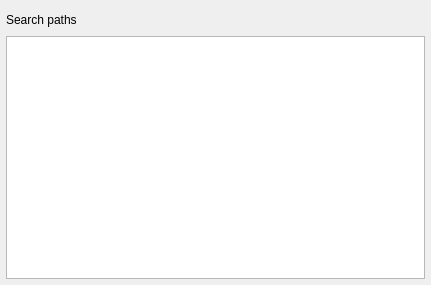
<?xml version="1.0" encoding="UTF-8"?>
<ui version="4.0">
 <class>CSearchPathsSettingsPage</class>
 <widget class="QWidget" name="CSearchPathsSettingsPage">
  <property name="geometry">
   <rect>
    <x>0</x>
    <y>0</y>
    <width>431</width>
    <height>285</height>
   </rect>
  </property>
  <property name="windowTitle">
   <string>Form</string>
  </property>
  <layout class="QGridLayout" name="gridLayout">
   <property name="margin">
    <number>6</number>
   </property>
   <property name="spacing">
    <number>3</number>
   </property>
   <item row="0" column="0">
    <widget class="QLabel" name="label">
     <property name="text">
      <string>Search paths</string>
     </property>
    </widget>
   </item>
   <item row="0" column="1">
    <spacer name="horizontalSpacer">
     <property name="orientation">
      <enum>Qt::Horizontal</enum>
     </property>
     <property name="sizeHint" stdset="0">
      <size>
       <width>228</width>
       <height>20</height>
      </size>
     </property>
    </spacer>
   </item>
   <item row="0" column="2">
    <layout class="QHBoxLayout" name="horizontalLayout">
     <property name="spacing">
      <number>3</number>
     </property>
     <item>
      <widget class="QToolButton" name="addToolButton">
       <property name="sizePolicy">
        <sizepolicy hsizetype="Preferred" vsizetype="Preferred">
         <horstretch>0</horstretch>
         <verstretch>0</verstretch>
        </sizepolicy>
       </property>
       <property name="toolTip">
        <string>Add</string>
       </property>
       <property name="text">
        <string/>
       </property>
       <property name="icon">
        <iconset resource="core.qrc">
         <normaloff>:/core/icons/ic_nel_add_item.png</normaloff>:/core/icons/ic_nel_add_item.png</iconset>
       </property>
       <property name="iconSize">
        <size>
         <width>20</width>
         <height>20</height>
        </size>
       </property>
       <property name="autoRaise">
        <bool>true</bool>
       </property>
      </widget>
     </item>
     <item>
      <widget class="QToolButton" name="removeToolButton">
       <property name="sizePolicy">
        <sizepolicy hsizetype="Preferred" vsizetype="Preferred">
         <horstretch>0</horstretch>
         <verstretch>0</verstretch>
        </sizepolicy>
       </property>
       <property name="toolTip">
        <string>Delete</string>
       </property>
       <property name="text">
        <string/>
       </property>
       <property name="icon">
        <iconset resource="core.qrc">
         <normaloff>:/core/icons/ic_nel_delete_item.png</normaloff>:/core/icons/ic_nel_delete_item.png</iconset>
       </property>
       <property name="iconSize">
        <size>
         <width>20</width>
         <height>20</height>
        </size>
       </property>
       <property name="autoRaise">
        <bool>true</bool>
       </property>
      </widget>
     </item>
     <item>
      <widget class="QToolButton" name="upToolButton">
       <property name="sizePolicy">
        <sizepolicy hsizetype="Preferred" vsizetype="Preferred">
         <horstretch>0</horstretch>
         <verstretch>0</verstretch>
        </sizepolicy>
       </property>
       <property name="toolTip">
        <string>Up</string>
       </property>
       <property name="text">
        <string/>
       </property>
       <property name="icon">
        <iconset resource="core.qrc">
         <normaloff>:/core/icons/ic_nel_up_item.png</normaloff>:/core/icons/ic_nel_up_item.png</iconset>
       </property>
       <property name="iconSize">
        <size>
         <width>20</width>
         <height>20</height>
        </size>
       </property>
       <property name="autoRaise">
        <bool>true</bool>
       </property>
      </widget>
     </item>
     <item>
      <widget class="QToolButton" name="downToolButton">
       <property name="sizePolicy">
        <sizepolicy hsizetype="Preferred" vsizetype="Preferred">
         <horstretch>0</horstretch>
         <verstretch>0</verstretch>
        </sizepolicy>
       </property>
       <property name="toolTip">
        <string>Down</string>
       </property>
       <property name="text">
        <string/>
       </property>
       <property name="icon">
        <iconset resource="core.qrc">
         <normaloff>:/core/icons/ic_nel_down_item.png</normaloff>:/core/icons/ic_nel_down_item.png</iconset>
       </property>
       <property name="iconSize">
        <size>
         <width>20</width>
         <height>20</height>
        </size>
       </property>
       <property name="autoRaise">
        <bool>true</bool>
       </property>
      </widget>
     </item>
     <item>
      <widget class="QToolButton" name="resetToolButton">
       <property name="toolTip">
        <string>Reset</string>
       </property>
       <property name="text">
        <string/>
       </property>
       <property name="icon">
        <iconset resource="core.qrc">
         <normaloff>:/core/icons/ic_nel_reset_all.png</normaloff>:/core/icons/ic_nel_reset_all.png</iconset>
       </property>
       <property name="iconSize">
        <size>
         <width>20</width>
         <height>20</height>
        </size>
       </property>
       <property name="autoRaise">
        <bool>true</bool>
       </property>
      </widget>
     </item>
    </layout>
   </item>
   <item row="1" column="0" colspan="3">
    <widget class="QListWidget" name="pathsListWidget"/>
   </item>
  </layout>
 </widget>
 <resources>
  <include location="core.qrc"/>
 </resources>
 <connections/>
</ui>
